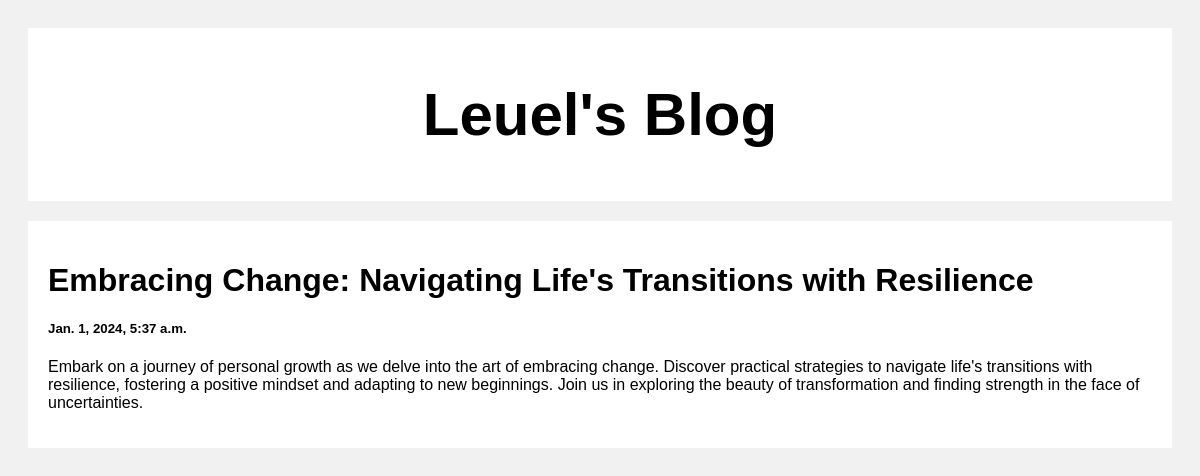
The app's page /post/4 with its own data.
### posts/models.py (models this page shows)
class Post (models.Model) :
    title = models.CharField(max_length = 100 )
    body = models.CharField(max_length = 1000000)
    created_at = models.DateTimeField (default = datetime.now, blank = True)

### posts/views.py (the view)
# urls.py: path('post/<str:pk>', views.post, name = 'post')
def post (request, pk):
    posts = Post.objects.get(id = pk)
    return render (request, 'posts.html', {'posts': posts})

### template/posts.html (shortened to what this page needs)
<!DOCTYPE html>
<html>
  <head>
  </head>
  <body>
    <div class="header">
      <h2>Leuel's Blog</h2>
    </div>
    <div class="row">
      <div class="leftcolumn">
        <div class="card">
            <h1>{{posts.title}}</h2>
            <h5>{{posts.created_at}}</h5>
            <p>{{posts.body}}</p>
        </div>
      </div>
    </div>
  </body>
</html>

### template/posts.html (style rules this page uses)
* { box-sizing: border-box; }
body { font-family: Arial; padding: 20px; background: #f1f1f1; }
.header { padding: 2px; font-size: 40px; text-align: center; background: white; }
.leftcolumn { float: left; width: 100%; }
.card { background-color: white; padding: 20px; margin-top: 20px; }
.row:after { content: ""; display: table; clear: both; }

### records on screen
Post: title "Embracing Change: Navigating Life's Transitions with Resilience", created_at "Jan. 1, 2024, 5:37 a.m.", body "Embark on a journey of personal growth as we delve into the art of embracing change. Discover practical strategies to navigate life's transitions with resilience, fostering a positive mindset and adapting to new beginnings. Join us in exploring the beauty of transformation and finding strength in the face of uncertainties."
